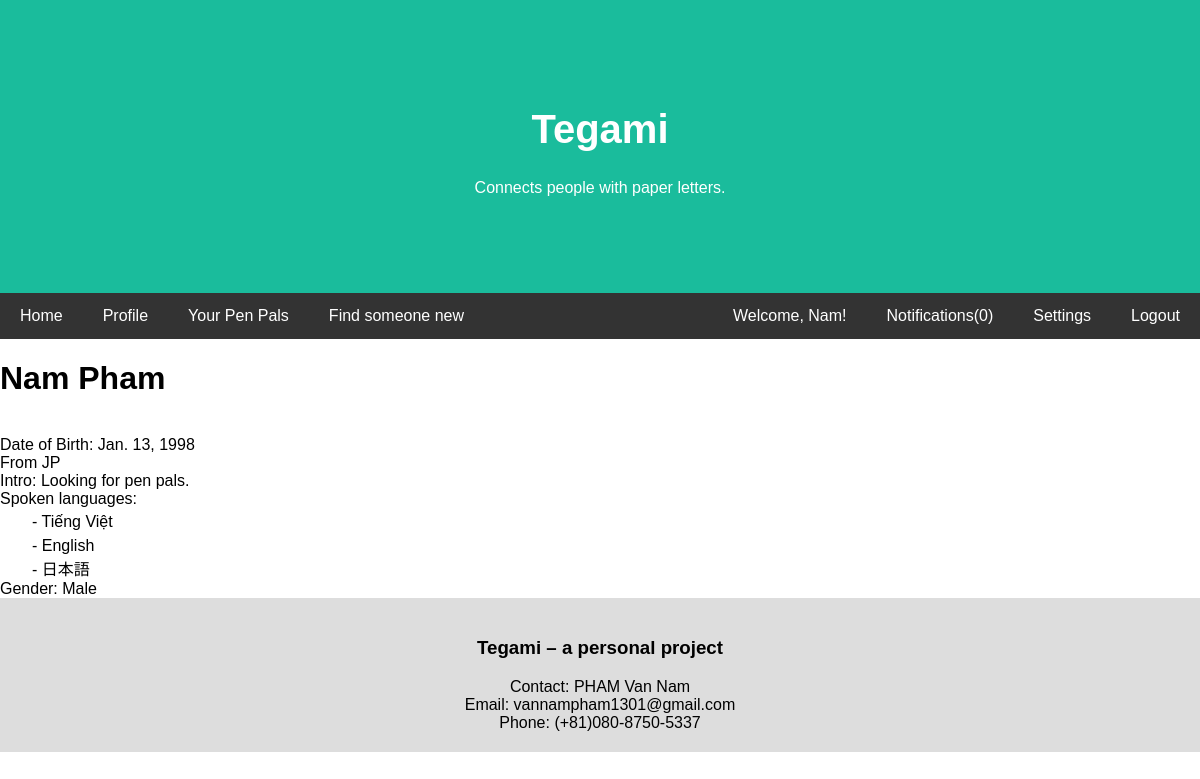
Screenshot of /account/profile/ (signed in) with the database file from the repository.
### userController/models.py (models this page shows, shortened)
class Profile(models.Model):
    user = models.OneToOneField(User, on_delete=models.CASCADE, related_name='profile')
    GENDER_FEMALE = 0
    GENDER_MALE = 1
    GENDER_CHOICES = [(GENDER_FEMALE, 'Female'), (GENDER_MALE, 'Male')]
    gender = models.IntegerField(choices=GENDER_CHOICES, default=GENDER_MALE)
    intro = models.TextField(max_length=500, blank=True)
    COUNTRY_CHOICES = [
        ('VN', 'Vietnam'),
        ('JP', 'Japan')
        ]
    country = models.CharField(max_length=2, choices=COUNTRY_CHOICES, default='JP')
    address = models.CharField(max_length=100, blank=True)
    DoB = models.DateField(null=True, blank=True)
    profile_pic = models.CharField(max_length=500, blank=True)
    spoken_languages= models.CharField(max_length=100, default="en")
    def count_unread_notis(self):
        notis= self.user.notifications.filter(read=False).count()
        return notis
    def languages_get_as_list(self):
        return self.spoken_languages.split(',')

### userController/views.py (the view)
# urls.py: path('profile/', views.profile, name='profile'),
@login_required
def profile(request):
    profile= Profile.objects.get(user=request.user)
    lang_list= profile.languages_get_as_list()
    lang_list_decoded= []
    for lang in lang_list:
        lang_list_decoded.append(LANGUAGE_CODE[lang])
    context= {'profile': profile, 'lang_list': lang_list_decoded}
    return render(request, 'basic_interface/profile.html', context)

### templates/basic_interface/profile.html (shortened to what this page needs)
{% extends "./../common/template.html" %}
{% block content %}
<h1>{{ profile.user.first_name }} {{ profile.user.last_name }}</h1>
<br>
Date of Birth: {{ profile.DoB }}
<br>
From {{ profile.country }}
<br>
Intro: {{ profile.intro }}
<br>
Spoken languages:
<br>
{% for lang in lang_list %}
　　- {{ lang }} <br>
{% endfor %}
{% if profile.gender == 0 %}
    Gender: Female
{% else %}
    Gender: Male
{% endif %}
<br>
{% endblock %}

### templates/common/template.html (shortened to what this page needs)
<!DOCTYPE html>
<html lang="en">
<head>
{% load static %}
<link rel="stylesheet" href="{% static 'css/styles.css' %}">
</head>
<body>
<a href="{% url 'home' %}" style="text-decoration: none;">
<div class="header">
  <h1>Tegami</h1>
  <p>Connects people with paper letters.</p>
</div></a>
<div class="navbar">
  <a href="{% url 'home' %}">Home</a>
  <a href="{% url 'profile' %}">Profile</a>
  <a href="{% url 'current_pals' %}">Your Pen Pals</a>
  <a href="{% url 'matching_query' %}">Find someone new</a>
  {% if user.is_authenticated %}
    <a href="{% url 'logout' %}" class="right">Logout</a>
    <a href="{% url 'settings' %}" class="right">Settings</a>
    <a href="{% url 'notifications' %}" class="right">Notifications({{ user.profile.count_unread_notis }})</a>
    <a href="{% url 'profile' %}" class="right">Welcome, {{ user.first_name }}!</a>
  {% else %}
    <a href="{% url 'register' %}" class="right">Register</a>
    <a href="{% url 'login' %}" class="right">Login</a>
  {% endif %}
</div>
<div>
    {% block content %}{% endblock %}
</div>
<div class="footer">
  <h3>Tegami – a personal project</h3>
  Contact: PHAM Van Nam <br>
  Email: vannampham1301@gmail.com<br>
  Phone: (+81)080-8750-5337
</div>
</body>
</html>

### static/css/styles.css (style rules this page uses)
* { box-sizing: border-box; }
body { font-family: Arial, Helvetica, sans-serif; margin: 0; }
.header { padding: 80px; text-align: center; background: #1abc9c; color: white; }
.header h1 { font-size: 40px; }
.navbar { overflow: hidden; background-color: #333; position: sticky; position: -webkit-sticky; top: 0; }
.navbar a { float: left; display: block; color: white; text-align: center; padding: 14px 20px; text-decoration: none; }
.navbar a.right { float: right; }
.footer { padding: 20px; text-align: center; background: #ddd; }

### rows the page displays
Profile: user.first_name "Nam", user.last_name "Pham", DoB "Jan. 13, 1998", country "JP", intro "Looking for pen pals."

### other values shown
{{ user.profile.count_unread_notis }} "0"
{{ user.first_name }} "Nam"
{{ lang }} "Tiếng Việt" "English" "日本語"
